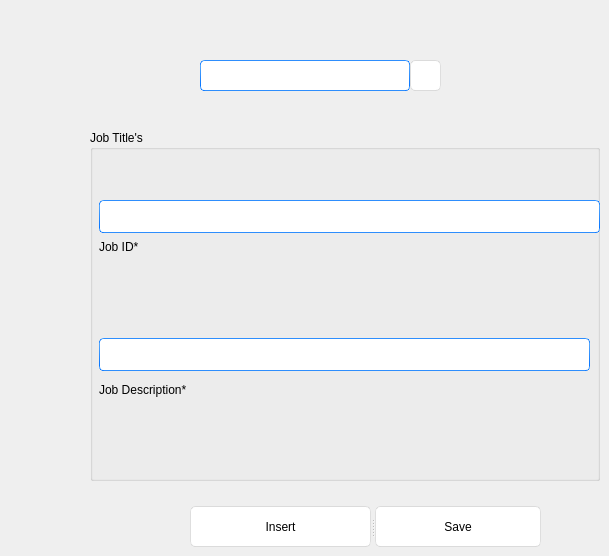
    <widget class="QWidget" name="page1">
     <widget class="QPushButton" name="search_job">
      <property name="geometry">
       <rect>
        <x>410</x>
        <y>60</y>
        <width>31</width>
        <height>31</height>
       </rect>
      </property>
      <property name="styleSheet">
       <string notr="true">QPushButton{
	font: 25 18pt &quot;Bahnschrift Light&quot;;
	border-style: solid;
	border-top-color: qlineargradient(spread:pad, x1:0.5, y1:1, x2:0.5, y2:0, stop:0 rgb(215, 215, 215), stop:1 rgb(222, 222, 222));
	border-right-color: qlineargradient(spread:pad, x1:0, y1:0.5, x2:1, y2:0.5, stop:0 rgb(217, 217, 217), stop:1 rgb(227, 227, 227));
	border-left-color: qlineargradient(spread:pad, x1:0, y1:0.5, x2:1, y2:0.5, stop:0 rgb(227, 227, 227), stop:1 rgb(217, 217, 217));
	border-bottom-color: qlineargradient(spread:pad, x1:0.5, y1:1, x2:0.5, y2:0, stop:0 rgb(215, 215, 215), stop:1 rgb(222, 222, 222));
	border-width: 1px;
	border-radius: 5px;
	color: rgb(0,0,0);
	padding: 2px;
	background-color: rgb(255,255,255);
}
QPushButton:hover{
	border-style: solid;
	border-top-color: qlineargradient(spread:pad, x1:0.5, y1:1, x2:0.5, y2:0, stop:0 rgb(195, 195, 195), stop:1 rgb(222, 222, 222));
	border-right-color: qlineargradient(spread:pad, x1:0, y1:0.5, x2:1, y2:0.5, stop:0 rgb(197, 197, 197), stop:1 rgb(227, 227, 227));
	border-left-color: qlineargradient(spread:pad, x1:0, y1:0.5, x2:1, y2:0.5, stop:0 rgb(227, 227, 227), stop:1 rgb(197, 197, 197));
	border-bottom-color: qlineargradient(spread:pad, x1:0.5, y1:1, x2:0.5, y2:0, stop:0 rgb(195, 195, 195), stop:1 rgb(222, 222, 222));
	border-width: 1px;
	border-radius: 5px;
	color: rgb(0,0,0);
	padding: 2px;
	background-color: rgb(255,255,255);
}
QPushButton:pressed{
	border-style: solid;
	border-top-color: qlineargradient(spread:pad, x1:0.5, y1:1, x2:0.5, y2:0, stop:0 rgb(215, 215, 215), stop:1 rgb(222, 222, 222));
	border-right-color: qlineargradient(spread:pad, x1:0, y1:0.5, x2:1, y2:0.5, stop:0 rgb(217, 217, 217), stop:1 rgb(227, 227, 227));
	border-left-color: qlineargradient(spread:pad, x1:0, y1:0.5, x2:1, y2:0.5, stop:0 rgb(227, 227, 227), stop:1 rgb(217, 217, 217));
	border-bottom-color: qlineargradient(spread:pad, x1:0.5, y1:1, x2:0.5, y2:0, stop:0 rgb(215, 215, 215), stop:1 rgb(222, 222, 222));
	border-width: 1px;
	border-radius: 5px;
	color: rgb(0,0,0);
	padding: 2px;
	background-color: rgb(142,142,142);
}
QPushButton:disabled{
	border-style: solid;
	border-top-color: qlineargradient(spread:pad, x1:0.5, y1:1, x2:0.5, y2:0, stop:0 rgb(215, 215, 215), stop:1 rgb(222, 222, 222));
	border-right-color: qlineargradient(spread:pad, x1:0, y1:0.5, x2:1, y2:0.5, stop:0 rgb(217, 217, 217), stop:1 rgb(227, 227, 227));
	border-left-color: qlineargradient(spread:pad, x1:0, y1:0.5, x2:1, y2:0.5, stop:0 rgb(227, 227, 227), stop:1 rgb(217, 217, 217));
	border-bottom-color: qlineargradient(spread:pad, x1:0.5, y1:1, x2:0.5, y2:0, stop:0 rgb(215, 215, 215), stop:1 rgb(222, 222, 222));
	border-width: 1px;
	border-radius: 5px;
	color: #808086;
	padding: 2px;
	background-color: rgb(142,142,142);
}</string>
      </property>
      <property name="text">
       <string/>
      </property>
      <property name="icon">
       <iconset>
        <normaloff>../icon1.jpg</normaloff>../icon1.jpg</iconset>
      </property>
      <property name="iconSize">
       <size>
        <width>32</width>
        <height>32</height>
       </size>
      </property>
     </widget>
     <widget class="QLineEdit" name="lineEdit_3">
      <property name="geometry">
       <rect>
        <x>200</x>
        <y>60</y>
        <width>210</width>
        <height>31</height>
       </rect>
      </property>
      <property name="styleSheet">
       <string notr="true">
border-width: 1px; border-radius: 4px;
background-color: rgb(255, 255, 255);
	border-style: solid;
	border-color: qlineargradient(spread:pad, x1:0.5, y1:1, x2:0.5, y2:0, stop:0 rgba(0, 113, 255, 255), stop:1 rgba(91, 171, 252, 255));</string>
      </property>
     </widget>
     <widget class="QGroupBox" name="groupBox_2">
      <property name="geometry">
       <rect>
        <x>90</x>
        <y>130</y>
        <width>510</width>
        <height>351</height>
       </rect>
      </property>
      <property name="title">
       <string>Job Title's </string>
      </property>
      <property name="flat">
       <bool>true</bool>
      </property>
      <widget class="QLabel" name="label_3">
       <property name="geometry">
        <rect>
         <x>9</x>
         <y>107</y>
         <width>49</width>
         <height>19</height>
        </rect>
       </property>
       <property name="styleSheet">
        <string notr="true">font: 25 12pt &quot;Bahnschrift Light&quot;;</string>
       </property>
       <property name="text">
        <string>Job ID*</string>
       </property>
      </widget>
      <widget class="QLineEdit" name="job_line">
       <property name="geometry">
        <rect>
         <x>9</x>
         <y>208</y>
         <width>491</width>
         <height>33</height>
        </rect>
       </property>
       <property name="styleSheet">
        <string notr="true">
border-width: 1px; border-radius: 4px;
background-color: rgb(255, 255, 255);
	border-style: solid;
	border-color: qlineargradient(spread:pad, x1:0.5, y1:1, x2:0.5, y2:0, stop:0 rgba(0, 113, 255, 255), stop:1 rgba(91, 171, 252, 255));</string>
       </property>
      </widget>
      <widget class="QLabel" name="label_4">
       <property name="geometry">
        <rect>
         <x>9</x>
         <y>250</y>
         <width>117</width>
         <height>19</height>
        </rect>
       </property>
       <property name="styleSheet">
        <string notr="true">font: 25 12pt &quot;Bahnschrift Light&quot;;</string>
       </property>
       <property name="text">
        <string>Job Description*</string>
       </property>
      </widget>
      <widget class="QLineEdit" name="jobid_line">
       <property name="geometry">
        <rect>
         <x>9</x>
         <y>70</y>
         <width>501</width>
         <height>33</height>
        </rect>
       </property>
       <property name="styleSheet">
        <string notr="true">
border-width: 1px; border-radius: 4px;
background-color: rgb(255, 255, 255);
	border-style: solid;
	border-color: qlineargradient(spread:pad, x1:0.5, y1:1, x2:0.5, y2:0, stop:0 rgba(0, 113, 255, 255), stop:1 rgba(91, 171, 252, 255));</string>
       </property>
      </widget>
     </widget>
     <widget class="QSplitter" name="splitter_4">
      <property name="geometry">
       <rect>
        <x>190</x>
        <y>506</y>
        <width>351</width>
        <height>41</height>
       </rect>
      </property>
      <property name="orientation">
       <enum>Qt::Horizontal</enum>
      </property>
      <widget class="QPushButton" name="insert_job">
       <property name="styleSheet">
        <string notr="true">QPushButton{
	font: 25 18pt &quot;Bahnschrift Light&quot;;
	border-style: solid;
	border-top-color: qlineargradient(spread:pad, x1:0.5, y1:1, x2:0.5, y2:0, stop:0 rgb(215, 215, 215), stop:1 rgb(222, 222, 222));
	border-right-color: qlineargradient(spread:pad, x1:0, y1:0.5, x2:1, y2:0.5, stop:0 rgb(217, 217, 217), stop:1 rgb(227, 227, 227));
	border-left-color: qlineargradient(spread:pad, x1:0, y1:0.5, x2:1, y2:0.5, stop:0 rgb(227, 227, 227), stop:1 rgb(217, 217, 217));
	border-bottom-color: qlineargradient(spread:pad, x1:0.5, y1:1, x2:0.5, y2:0, stop:0 rgb(215, 215, 215), stop:1 rgb(222, 222, 222));
	border-width: 1px;
	border-radius: 5px;
	color: rgb(0,0,0);
	padding: 2px;
	background-color: rgb(255,255,255);
}
QPushButton:hover{
	border-style: solid;
	border-top-color: qlineargradient(spread:pad, x1:0.5, y1:1, x2:0.5, y2:0, stop:0 rgb(195, 195, 195), stop:1 rgb(222, 222, 222));
	border-right-color: qlineargradient(spread:pad, x1:0, y1:0.5, x2:1, y2:0.5, stop:0 rgb(197, 197, 197), stop:1 rgb(227, 227, 227));
	border-left-color: qlineargradient(spread:pad, x1:0, y1:0.5, x2:1, y2:0.5, stop:0 rgb(227, 227, 227), stop:1 rgb(197, 197, 197));
	border-bottom-color: qlineargradient(spread:pad, x1:0.5, y1:1, x2:0.5, y2:0, stop:0 rgb(195, 195, 195), stop:1 rgb(222, 222, 222));
	border-width: 1px;
	border-radius: 5px;
	color: rgb(0,0,0);
	padding: 2px;
	background-color: rgb(255,255,255);
}
QPushButton:pressed{
	border-style: solid;
	border-top-color: qlineargradient(spread:pad, x1:0.5, y1:1, x2:0.5, y2:0, stop:0 rgb(215, 215, 215), stop:1 rgb(222, 222, 222));
	border-right-color: qlineargradient(spread:pad, x1:0, y1:0.5, x2:1, y2:0.5, stop:0 rgb(217, 217, 217), stop:1 rgb(227, 227, 227));
	border-left-color: qlineargradient(spread:pad, x1:0, y1:0.5, x2:1, y2:0.5, stop:0 rgb(227, 227, 227), stop:1 rgb(217, 217, 217));
	border-bottom-color: qlineargradient(spread:pad, x1:0.5, y1:1, x2:0.5, y2:0, stop:0 rgb(215, 215, 215), stop:1 rgb(222, 222, 222));
	border-width: 1px;
	border-radius: 5px;
	color: rgb(0,0,0);
	padding: 2px;
	background-color: rgb(142,142,142);
}
QPushButton:disabled{
	border-style: solid;
	border-top-color: qlineargradient(spread:pad, x1:0.5, y1:1, x2:0.5, y2:0, stop:0 rgb(215, 215, 215), stop:1 rgb(222, 222, 222));
	border-right-color: qlineargradient(spread:pad, x1:0, y1:0.5, x2:1, y2:0.5, stop:0 rgb(217, 217, 217), stop:1 rgb(227, 227, 227));
	border-left-color: qlineargradient(spread:pad, x1:0, y1:0.5, x2:1, y2:0.5, stop:0 rgb(227, 227, 227), stop:1 rgb(217, 217, 217));
	border-bottom-color: qlineargradient(spread:pad, x1:0.5, y1:1, x2:0.5, y2:0, stop:0 rgb(215, 215, 215), stop:1 rgb(222, 222, 222));
	border-width: 1px;
	border-radius: 5px;
	color: #808086;
	padding: 2px;
	background-color: rgb(142,142,142);
}</string>
       </property>
       <property name="text">
        <string>Insert</string>
       </property>
      </widget>
      <widget class="QPushButton" name="save_job">
       <property name="styleSheet">
        <string notr="true">QPushButton{
	font: 25 18pt &quot;Bahnschrift Light&quot;;
	border-style: solid;
	border-top-color: qlineargradient(spread:pad, x1:0.5, y1:1, x2:0.5, y2:0, stop:0 rgb(215, 215, 215), stop:1 rgb(222, 222, 222));
	border-right-color: qlineargradient(spread:pad, x1:0, y1:0.5, x2:1, y2:0.5, stop:0 rgb(217, 217, 217), stop:1 rgb(227, 227, 227));
	border-left-color: qlineargradient(spread:pad, x1:0, y1:0.5, x2:1, y2:0.5, stop:0 rgb(227, 227, 227), stop:1 rgb(217, 217, 217));
	border-bottom-color: qlineargradient(spread:pad, x1:0.5, y1:1, x2:0.5, y2:0, stop:0 rgb(215, 215, 215), stop:1 rgb(222, 222, 222));
	border-width: 1px;
	border-radius: 5px;
	color: rgb(0,0,0);
	padding: 2px;
	background-color: rgb(255,255,255);
}
QPushButton:hover{
	border-style: solid;
	border-top-color: qlineargradient(spread:pad, x1:0.5, y1:1, x2:0.5, y2:0, stop:0 rgb(195, 195, 195), stop:1 rgb(222, 222, 222));
	border-right-color: qlineargradient(spread:pad, x1:0, y1:0.5, x2:1, y2:0.5, stop:0 rgb(197, 197, 197), stop:1 rgb(227, 227, 227));
	border-left-color: qlineargradient(spread:pad, x1:0, y1:0.5, x2:1, y2:0.5, stop:0 rgb(227, 227, 227), stop:1 rgb(197, 197, 197));
	border-bottom-color: qlineargradient(spread:pad, x1:0.5, y1:1, x2:0.5, y2:0, stop:0 rgb(195, 195, 195), stop:1 rgb(222, 222, 222));
	border-width: 1px;
	border-radius: 5px;
	color: rgb(0,0,0);
	padding: 2px;
	background-color: rgb(255,255,255);
}
QPushButton:pressed{
	border-style: solid;
	border-top-color: qlineargradient(spread:pad, x1:0.5, y1:1, x2:0.5, y2:0, stop:0 rgb(215, 215, 215), stop:1 rgb(222, 222, 222));
	border-right-color: qlineargradient(spread:pad, x1:0, y1:0.5, x2:1, y2:0.5, stop:0 rgb(217, 217, 217), stop:1 rgb(227, 227, 227));
	border-left-color: qlineargradient(spread:pad, x1:0, y1:0.5, x2:1, y2:0.5, stop:0 rgb(227, 227, 227), stop:1 rgb(217, 217, 217));
	border-bottom-color: qlineargradient(spread:pad, x1:0.5, y1:1, x2:0.5, y2:0, stop:0 rgb(215, 215, 215), stop:1 rgb(222, 222, 222));
	border-width: 1px;
	border-radius: 5px;
	color: rgb(0,0,0);
	padding: 2px;
	background-color: rgb(142,142,142);
}
QPushButton:disabled{
	border-style: solid;
	border-top-color: qlineargradient(spread:pad, x1:0.5, y1:1, x2:0.5, y2:0, stop:0 rgb(215, 215, 215), stop:1 rgb(222, 222, 222));
	border-right-color: qlineargradient(spread:pad, x1:0, y1:0.5, x2:1, y2:0.5, stop:0 rgb(217, 217, 217), stop:1 rgb(227, 227, 227));
	border-left-color: qlineargradient(spread:pad, x1:0, y1:0.5, x2:1, y2:0.5, stop:0 rgb(227, 227, 227), stop:1 rgb(217, 217, 217));
	border-bottom-color: qlineargradient(spread:pad, x1:0.5, y1:1, x2:0.5, y2:0, stop:0 rgb(215, 215, 215), stop:1 rgb(222, 222, 222));
	border-width: 1px;
	border-radius: 5px;
	color: #808086;
	padding: 2px;
	background-color: rgb(142,142,142);
}</string>
       </property>
       <property name="text">
        <string>Save</string>
       </property>
      </widget>
     </widget>
    </widget>
